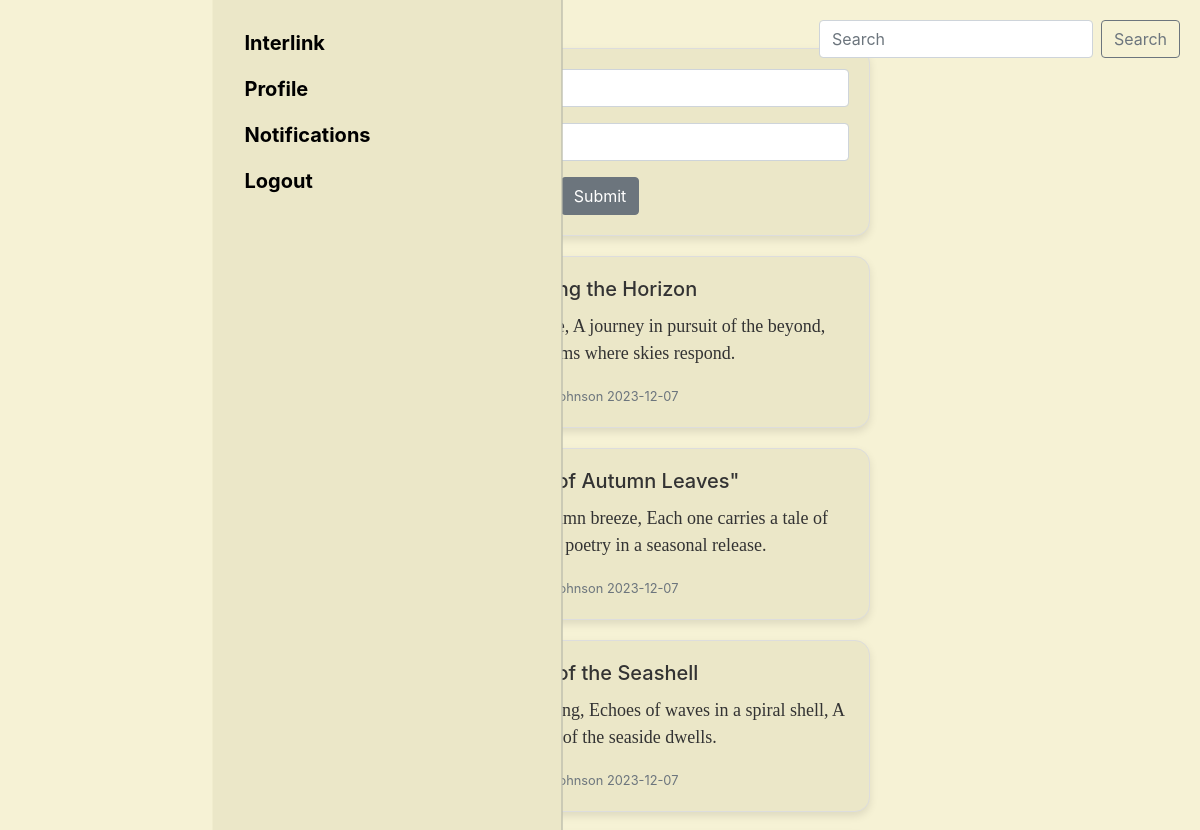
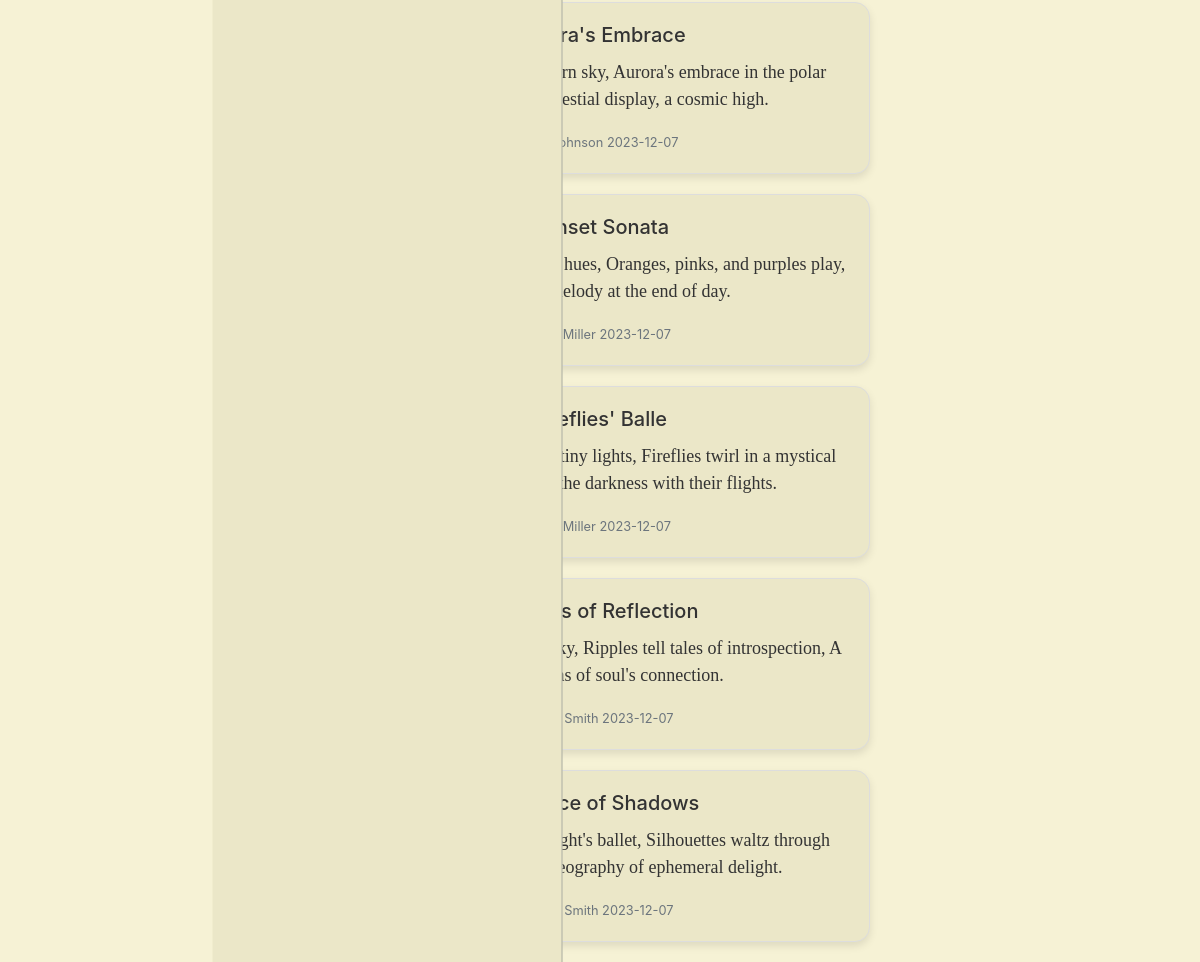
The page /feed (signed in) on the database its author committed (2 pictures, top to bottom).
### app/models.py (models this page shows, shortened)
class Posts(db.Model):
    id = db.Column(db.Integer, primary_key=True)
    title = db.Column(db.String(255))
    content = db.Column(db.Text)
    date_posted = db.Column(db.DateTime, default=datetime.utcnow)
    user_id = db.Column(db.Integer, db.ForeignKey('user.id'), nullable=False)
    likes = db.Column(db.Integer, default=0)

class User(db.Model, UserMixin):
    id = db.Column(db.Integer, primary_key=True)
    username = db.Column(db.String(64), index=True, unique=True)
    email = db.Column(db.String(120), index=True, unique=True)
    hashed_password = db.Column(db.String(128))
    posts = db.relationship('Posts', backref='author')
    @property
    def password(self):
        raise AttributeError('password is not a readable attribute!')

### app/views.py (the view, shortened to what this page needs)
@app.route('/feed', methods=['GET', 'POST'])
@login_required
def feed():
    form = PostForm()
    post_data = models.Posts.query.all()
    return render_template('feed.html', post_data=post_data, title='Main', form=form)

### app/forms.py
class PostForm(FlaskForm):
    title = StringField('Title', validators=[DataRequired()])
    content = TextAreaField('Content', validators=[DataRequired()])
    submit = SubmitField('Submit')

### app/__init__.py (called while the page is built)
@login_manager.user_loader
def load_user(id):
    return User.query.get(int(id))

### app/templates/feed.html (shortened to what this page needs)
{% extends "base.html" %}
{% block content %}
<div class=" main-content container text-center mt-5">
    <div class="row">
        <div class="col-md-6 mx-auto">
            <div class="card-post card-form card">
                <div class="card-body">
                    <form method="POST">
                        <div class="form-group">
                            <input type="text" name="title" class="form-control" placeholder="Title" />
                        </div>
                        <div class="form-group">
                            <input type="text" name="content" class="form-control" placeholder="Write your thoughts!" />
                        </div>
                        <input type="submit" value="Submit" class="btn btn-secondary" />
                    </form>
                </div>
            </div>
            <div class="posts">
                {% for post_data in post_data %}
                    <div class="card-post card">
                        <div class="card-body">
                            <h5 class="card-title">{{ post_data.title }}</h5>
                            <p class="card-text lead">{{ post_data.content }}</p>
                            <p class="card-text">
                                <small class="text-muted">
                                    {{ post_data.author.username }} {{ post_data.date_posted.strftime('%Y-%m-%d')}}
                                </small>
                            </p>
                        </div>
                    </div>
                {% endfor %}
            </div>
        </div>
    </div>
</div>
{% endblock %}

### app/templates/base.html (shortened to what this page needs)
<!doctype html>
<html lang="en">
  <head>
    <link rel="stylesheet" href="https://cdnjs.cloudflare.com/ajax/libs/font-awesome/5.15.4/css/all.min.css" />
    <link rel="stylesheet" href="https://cdn.jsdelivr.net/npm/bootstrap@4.3.1/dist/css/bootstrap.min.css">
    <link href="{{ url_for('static', filename='styling.css') }}" type="text/css" rel="stylesheet">
  </head>
<body>
    <div class="sidenav">
        <a href="{{url_for('feed')}}">Interlink</a>
        <a href="{{url_for('profile', user_username=current_user.username)}}">Profile</a>
        <a href="{{url_for('notifications')}}">Notifications</a>
        <a href="{{url_for('logout')}}">Logout</a>
    </div>
    <div class="search-box">
          <form class="form-inline" action="{{ url_for('search') }}" method="GET">
          <input class="form-control mr-sm-2" type="search" placeholder="Search" aria-label="Search" name="query">
          <button id="search-button" class="btn btn-outline-success my-2 my-sm-0" type="submit">Search</button>
          </form>
    </div>
       {% block content %} {% endblock %}
</body>
</html>
</body>
</html>

### app/static/styling.css (style rules this page uses)
body { background-color: #f6f2d5; }
.card-post { background-color: #ebe7c8; color: #333; border: 1px solid #ddd; border-radius: 15px; margin-bottom: 20px; box-shadow: 0 4px 8px rgba(0, 0, 0, 0.1); }
.card-text.lead { font-family:Georgia; font-size: 18px; line-height: 1.5; color: #333; }
#search-button { background-color: transparent; border-color: #6c757d; color: #6c757d; }
.sidenav { height: 100%; width: 350px; position: fixed; z-index: 1; top: 50%; left: 25%; transform: translate(-25%, -50%); background-color: #ebe7c8 ; padding-top: 20px; color: white; border-right: 1px solid rgba(108, 117, 125, 0.5); }
.sidenav a { padding: 8px 8px 8px 32px; text-decoration: none; font-size: 20px; color: black; display: block; transition: 1.3s; font-weight: bold; }
.search-box { position: fixed; top: 20px; right: 20px; z-index: 1; }

### rows shown on the page
Posts: title "Chasing the Horizon", content "Horizon's elusive embrace, A journey in pursuit of the beyond, Chasing dreams where skies respond.", author.username "Alex Johnson", date_posted "2023-12-07"
Posts: title "Whispers of Autumn Leaves\"", content "Rustling leaves in the autumn breeze, Each one carries a tale of farewell, Nature's poetry in a seasonal release.", author.username "Alex Johnson", date_posted "2023-12-07"
Posts: title "Song of the Seashell", content "Seashells hold the ocean's song, Echoes of waves in a spiral shell, A symphony of the seaside dwells.", author.username "Alex Johnson", date_posted "2023-12-07"
Posts: title "Aurora's Embrace", content "Lights dance in the northern sky, Aurora's embrace in the polar night, Nature's celestial display, a cosmic high.", author.username "Alex Johnson", date_posted "2023-12-07"
Posts: title "Sunset Sonata", content "Sunsets compose a sonata in hues, Oranges, pinks, and purples play, A celestial melody at the end of day.", author.username "Ryan Miller", date_posted "2023-12-07"
Posts: title "Fireflies' Balle", content "Night's stage adorned with tiny lights, Fireflies twirl in a mystical ballet, Enchanting the darkness with their flights.", author.username "Ryan Miller", date_posted "2023-12-07"
Posts: title "Ripples of Reflection", content "Pond's surface mirrors the sky, Ripples tell tales of introspection, A liquid canvas of soul's connection.", author.username "Ethan Smith", date_posted "2023-12-07"
Posts: title "A Dance of Shadows", content "Shadows pirouette in twilight's ballet, Silhouettes waltz through fading light, A choreography of ephemeral delight.", author.username "Ethan Smith", date_posted "2023-12-07"
